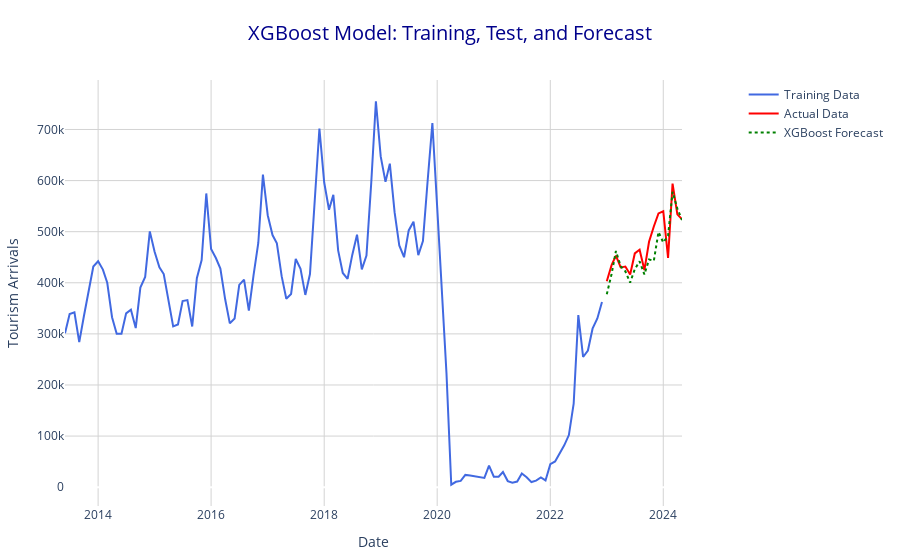

The notebook cell this image was saved under:
### Code cell
# Plot XGBoost results
fig = make_subplots(rows=1, cols=1)

# Training data
fig.add_trace(go.Scatter(x=train['ds'], y=train['y'], mode='lines', name='Training Data', line=dict(color='royalblue', width=2)))

# Test data
fig.add_trace(go.Scatter(x=test['ds'], y=test['y'], mode='lines', name='Actual Data', line=dict(color='red', width=2)))

# XGBoost Forecast
fig.add_trace(go.Scatter(x=test['ds'], y=xgb_forecast, mode='lines', name='XGBoost Forecast', line=dict(dash='dot', color='green', width=2)))

# Customize layout
fig.update_layout(
    title={
        'text': 'XGBoost Model: Training, Test, and Forecast',
        'x': 0.5,  # Center the title
        'xanchor': 'center',
        'font': dict(size=20, color='darkblue')
    },
    xaxis_title='Date',
    yaxis_title='Tourism Arrivals',
    yaxis=dict(
        tickformat='~s',  # Format y-axis labels to show "K" for thousands
        titlefont=dict(size=14),
        tickfont=dict(size=12),
        showgrid=True,  # Add grid lines
        gridcolor='lightgray'  # Set grid line color
    ),
    xaxis=dict(
        titlefont=dict(size=14),
        tickfont=dict(size=12),
        showgrid=True,  # Add grid lines
        gridcolor='lightgray'  # Set grid line color
    ),
    legend=dict(
        x=1.1,  # Position legend outside the chart
        y=1,
        xanchor='left',
        yanchor='top',
        traceorder='normal',
        font=dict(size=12),
        bgcolor='rgba(255, 255, 255, 0)'
    ),
    plot_bgcolor='white',  # Set plot background color
    paper_bgcolor='white',  # Set paper background color
    margin=dict(l=40, r=40, t=80, b=40)  # Adjust margins
)

fig.show()
